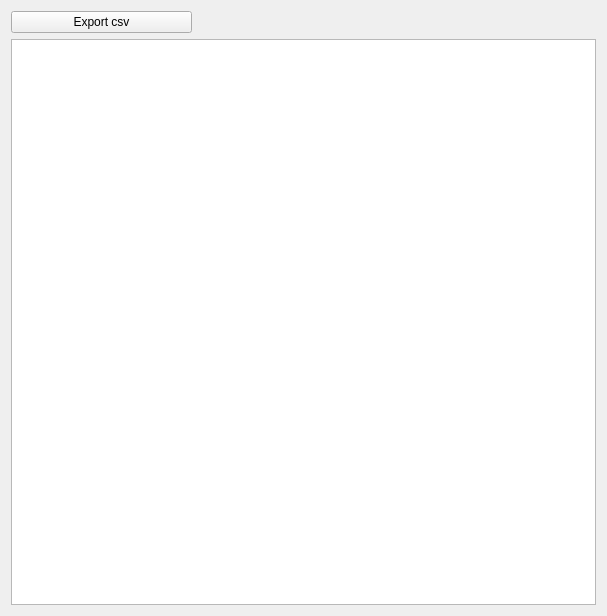
<?xml version="1.0" encoding="UTF-8"?>
<ui version="4.0">
 <class>TableWidget</class>
 <widget class="QWidget" name="TableWidget">
  <property name="geometry">
   <rect>
    <x>0</x>
    <y>0</y>
    <width>607</width>
    <height>616</height>
   </rect>
  </property>
  <property name="windowTitle">
   <string>Form</string>
  </property>
  <layout class="QVBoxLayout" name="verticalLayout">
   <item>
    <widget class="QPushButton" name="exportButton">
     <property name="maximumSize">
      <size>
       <width>181</width>
       <height>16777215</height>
      </size>
     </property>
     <property name="text">
      <string>Export csv</string>
     </property>
    </widget>
   </item>
   <item>
    <widget class="QTableWidget" name="tableWidget"/>
   </item>
  </layout>
 </widget>
 <resources/>
 <connections/>
</ui>
